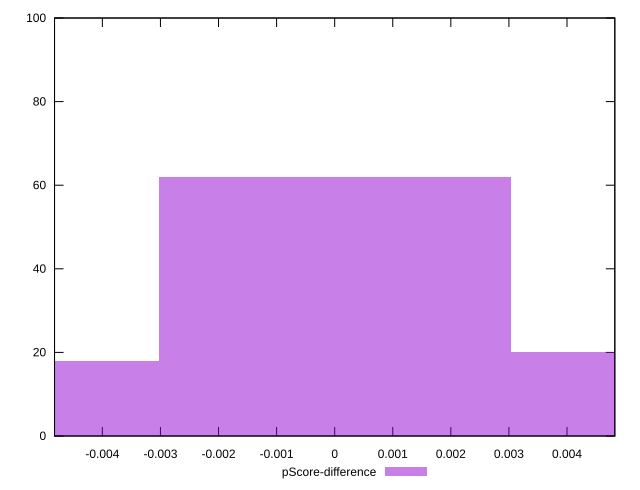

Generate this figure with gnuplot:
reset

$pScoreDifference <<EOF
0.006058049975137228 20
-0.006058049975137228 18
0 62
EOF

set key outside below
set boxwidth 0.006058049975137228
set xrange [-0.0048235294117647265:0.0048235294117647265]
set yrange [0:100]
set trange [0:100]
set style fill transparent solid 0.5 noborder
set terminal svg size 640, 490 enhanced background rgb 'white'
set output "reprap/render-blocking-resources/samples/pages+cached/pScore-difference/histogram.svg"

plot $pScoreDifference title "pScore-difference" with boxes

reset
